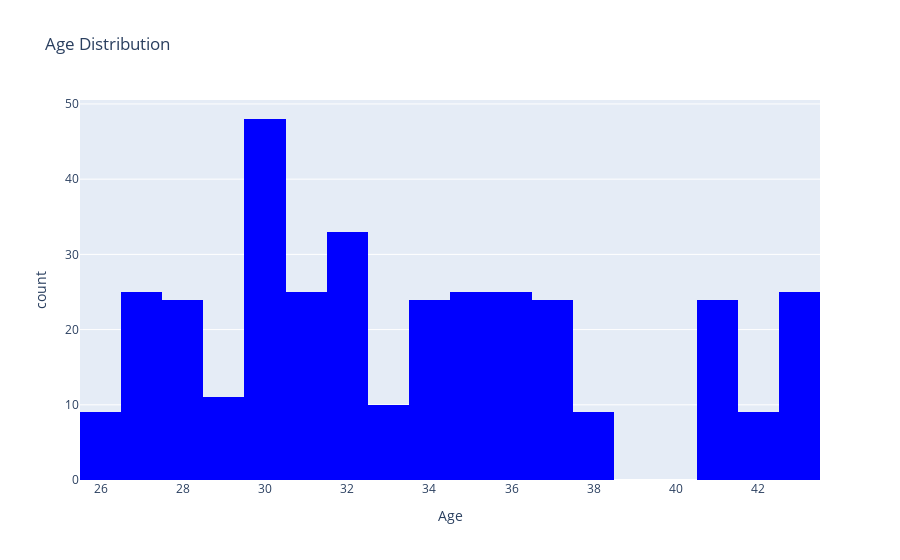

The notebook cell this image was saved under:
### Code cell
fig = px.histogram(df, x='Age', nbins=30, title='Age Distribution', 
                   color_discrete_sequence=['blue'])

# Show the interactive plot
fig.show()

### Figure 1 — Plotly figure (JSON) as saved in the notebook; plotly's stock layout.template omitted (floating-point values rounded to 4 significant figures; data arrays with more than 128 entries replaced by an {"elided": "..."} marker saying what was removed)
{"data": [{"alignmentgroup": "True", "bingroup": "x", "hovertemplate": "Age=%{x}<br>count=%{y}<extra></extra>", "legendgroup": "", "marker": {"color": "blue", "pattern": {"shape": ""}}, "name": "", "nbinsx": 30, "offsetgroup": "", "orientation": "v", "showlegend": false, "type": "histogram", "x": {"elided": "350 int values"}, "xaxis": "x", "yaxis": "y"}], "layout": {"barmode": "relative", "legend": {"tracegroupgap": 0}, "title": {"text": "Age Distribution"}, "xaxis": {"anchor": "y", "domain": [0, 1], "title": {"text": "Age"}}, "yaxis": {"anchor": "x", "domain": [0, 1], "title": {"text": "count"}}}}
